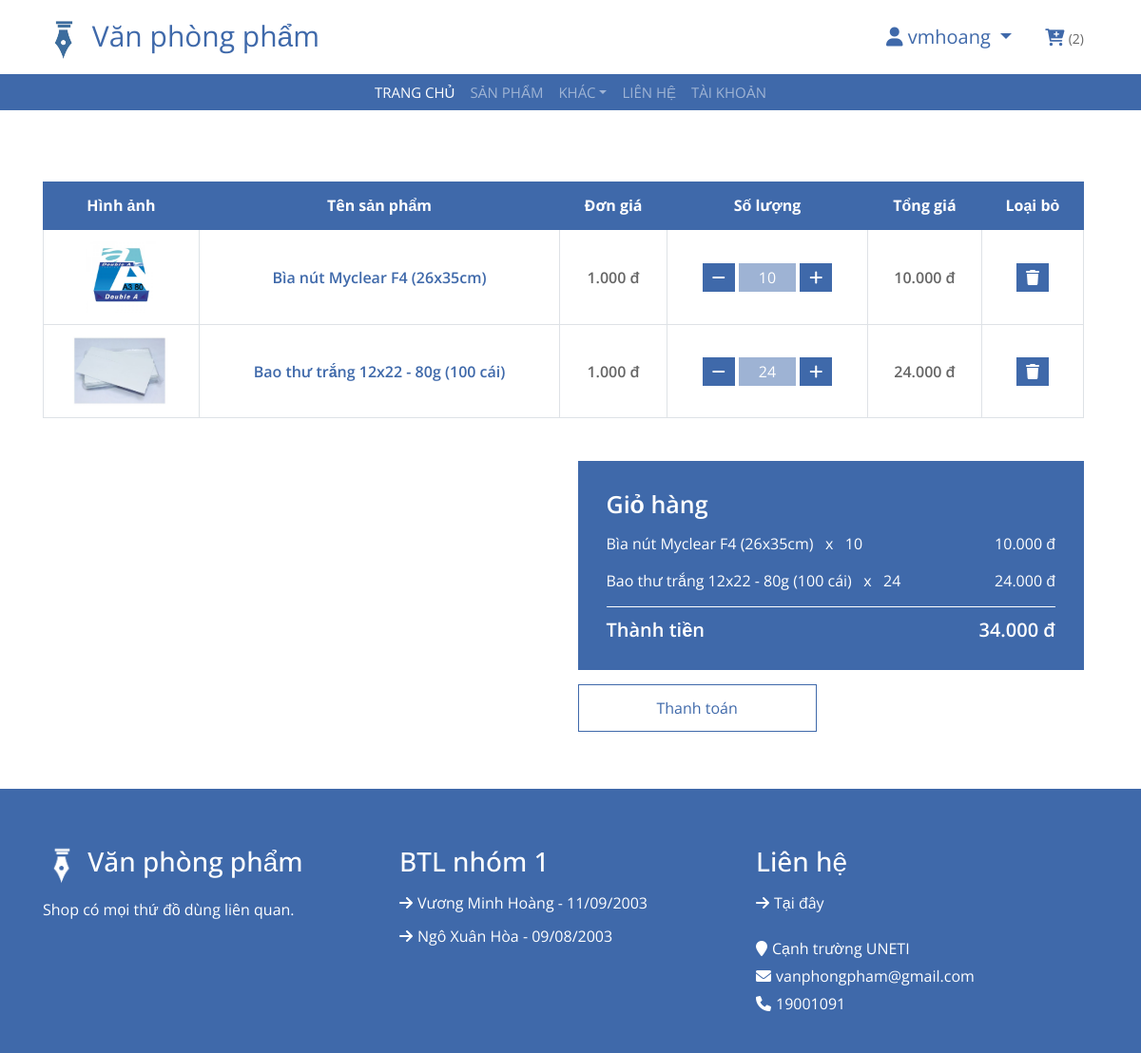
Page /gio-hang (signed in) on the committed database.
### tables this page shows
CREATE TABLE `cartitem` (
  `ID` int(11) NOT NULL,
  `CartId` int(11) NOT NULL,
  `ProductId` int(11) NOT NULL,
  `Quantity` int(11) NOT NULL,
  `Price` decimal(8,2) NOT NULL
);

CREATE TABLE `product` (
  `ID` int(11) NOT NULL,
  `CategoryId` int(11) NOT NULL,
  `ProductName` varchar(255) NOT NULL,
  `UnitPrice` decimal(8,2) NOT NULL,
  `PriceSale` decimal(8,2) NOT NULL,
  `Description` text DEFAULT NULL,
  `ImageURL` varchar(255) NOT NULL,
  `StockQuantity` int(10) NOT NULL,
  `IsAvailable` tinyint(1) NOT NULL DEFAULT 1,
  `IsHot` tinyint(1) NOT NULL DEFAULT 0,
  `Created_at` datetime NOT NULL,
  `Updated_at` datetime NOT NULL
);

### core/View.php (called while the page is built, shortened)
<?php
class View
{
    public function render($view, $data = [], $layout = 'layouts/main')
    {
        if (file_exists(_DIR_ROOT . "/app/views/" . $view . ".php")) {
            require _DIR_ROOT . "/app/views/" . $view . ".php";
        } else {
            die("View không tồn tại: " . $view);
        }
    }
}

### core/Controller.php (called while the page is built, shortened)
<?php
class Controller
{
    protected $view;
    public function __construct()
    {
        $this->view = new View();
    }
    public function view($view, $data = [], $layout = 'layouts/main')
    {
        $this->view->render($view, $data, $layout);
    }
}

### app/controllers/CartController.php (called while the page is built, shortened)
<?php
class CartController extends Controller
{
    public function index()
    {
        $params = [];
        $params['breadcrumbs'] = $this->handelBreadCrumd();
        $userid =  $_SESSION['user']['ID'];
        $cartmodel = $this->model("Cart");
        $params['totalcartitem'] = $cartmodel->CountCartItem($userid)[0]['totalcartitem'];
        $params = array_merge($params, $cartmodel->GetArrDataCartItemsByUser($userid));
        $this->view('carts/index', $params, "layouts/_user");
    }
}

### index.php (called while the page is built, shortened)
<?php
$app = new App();

### app/models/Cart.php (called while the page is built, shortened)
<?php
class Cart extends Model
{
    public function GetCartItemByUser($customerid)
    {
        $query = "SELECT ci.ID , ci.Quantity, ci.Price, p.ProductName, p.ImageURL, ci.ProductId
                    FROM Cart c
                    JOIN CartItem ci ON c.ID = ci.CartId
                    JOIN Product p ON ci.ProductId = p.ID
                    WHERE c.CustomerId = $customerid";
        return $this->select($query);
    }
    public function GetArrDataCartItemsByUser($customerid)
    {
        $cartitems = $this->GetCartItemByUser($customerid);
        $totalAmount = array_reduce($cartitems, function ($carry, $item) {
            return $carry + ($item['Quantity'] * $item['Price']);
        }, 0);
        return [
            'cartitems' => $cartitems,
            'totalAmount' => $totalAmount
        ];
    }
}

### core/Model.php (called while the page is built, shortened)
<?php
require './core/Database.php';
class Model
{
    protected $db;
    public function __construct()
    {
        $this->db = new Database();
    }
    public function select($query)
    {
        return $this->db->select($query);
    }
}

### core/Database.php (called while the page is built, shortened)
<?php
class Database
{
    private $connection;
    private function connect($host, $username, $password, $database, $port)
    {
        $this->connection = new mysqli($host, $username, $password, $database, $port);
    }
    public function select($query)
    {
        $result = $this->connection->query($query);
        $data = [];
        while ($row = $result->fetch_assoc()) {
            $data[] = $row;
        }
        return $data;
    }
}

### app/views/carts/index.php (the view)
<div class="cart-page" id='cart-page'>
	<div class="container" id="card-container">
		<div class="row">
			<div class="col-md-12">
				<div class="table-responsive">
					<table class="table table-bordered">
						<thead class="thead-dark">
							<tr>
								<th>Hình ảnh</th>
								<th>Tên sản phẩm</th>
								<th>Đơn giá</th>
								<th>Số lượng</th>
								<th>Tổng giá</th>
								<th>Loại bỏ</th>
							</tr>
						</thead>
						<tbody class="align-middle">
							<?php if (!empty($cartitems)) {
								foreach ($cartitems as $item) { ?>
									<tr>
										<td><a href="#"><img src="<?php echo _WEB_ROOT . $item['ImageURL'] ?>" alt="Image"></a></td>
										<td><a href="#"><?php echo $item['ProductName'] ?></a></td>
										<td><?php echo number_format($item['Price'], 0, ',', '.') . ' đ' ?></td>
										<td>
											<div class="qty">
												<button class='btn-change-qty btn-decrease' data-item-id="<?php echo $item['ID']; ?>"><i class="fa fa-minus"></i></button>
												<input type="text" name="quantity" data-item-id="<?php echo $item['ID']; ?>" value="<?php echo $item['Quantity'] ?>">
												<button class='btn-change-qty btn-increase' data-item-id="<?php echo $item['ID']; ?>"><i class="fa fa-plus"></i></button>
											</div>
										</td>
										<td class="colum_totalPrice"><?php echo number_format($item['Price'] * $item['Quantity'], 0, ',', '.') . ' đ' ?></td>
										<td><button data-item-id="<?php echo $item['ID']; ?>" class="btn-delete_cart-item"><i class="fa fa-trash"></i></button></td>
									</tr>
							<?php
								}
							}
							?>
						</tbody>
					</table>
				</div>
			</div>
		</div>
		<div class="row">
			<div class="col-md-6"></div>
			<div class="col-md-6">
				<div class="cart-summary">
					<div class="cart-content cart_content--ft">
						<h3>Giỏ hàng</h3>
						<div class="items">
							<?php if (!empty($cartitems)) {
								foreach ($cartitems as $item) { ?>
									<p><?php echo $item['ProductName'] . ' &nbsp; x &nbsp; ' . $item['Quantity'] ?><span><?php echo number_format($item['Price'] * $item['Quantity'], 0, ',', '.') . ' đ'  ?></span></p>
							<?php
								}
							}
							?>
						</div>
						<h4>Thành tiền <span class="totalAmount"><?php echo number_format($totalAmount, 0, ',', '.') . ' đ' ?></span></h4>
					</div>
					<div class="cart-btn">
						<button class="btn_to_checkout"><a href="<?php echo _WEB_ROOT ?>/thanh-toan">Thanh toán</a></button>
					</div>
				</div>
			</div>
		</div>
	</div>
</div>

### public/css/style.css (style rules this page uses)
body { color: #666666; font-family: "Open Sans", sans-serif; font-weight: 400; background: #ffffff; }
a { color: #3f69aa; transition: 0.5s; }
p { padding: 0; margin: 0 0 15px 0; }
h1, h2, h3, h4, h5, h6 { color: #666666; margin: 0 0 15px 0; padding: 0; }
.cart-page { position: relative; padding: 60px 0; }
.cart-page .table { width: 100%; text-align: center; margin-bottom: 45px; }
.cart-page .table .thead-dark th { text-align: center; background: #3f69aa; border-color: #3f69aa; vertical-align: middle; }
.cart-page .table td { color: #666666; font-size: 16px; font-weight: 600; vertical-align: middle; }
.cart-page .table img { max-width: 100px; max-height: 100px; }
.cart-page .table .qty { display: inline-block; }
.cart-page .table button { height: 30px; padding: 2px 10px; text-align: center; color: #ffffff; background: #3f69aa; border: none; }
.cart-page .table input { width: 60px; height: 30px; color: #ffffff; text-align: center; background: rgba(63, 105, 170, 0.5); border: none; }
.cart-page .cart-summary { position: relative; width: 100%; }
.cart-page .cart-summary .cart-content { padding: 30px; background: #3f69aa; }
.cart-page .cart-summary .cart-content h3 { color: #ffffff; font-size: 25px; font-weight: 600; }
.cart-page .cart-summary .cart-content p { color: #ffffff; font-size: 16px; font-weight: 400; }
.cart-page .cart-summary .cart-content p span, .cart-page .cart-summary .cart-content h4 span { float: right; }
.cart-page .cart-summary .cart-content h4 { color: #ffffff; font-size: 20px; font-weight: 600; padding-top: 12px; border-top: 1px solid #ffffff; margin: 0; }
.cart-page .cart-summary .cart-btn button { margin-top: 15px; width: calc(50% - 15px); height: 50px; padding: 2px 10px; text-align: center; color: #ffffff; background: #3f69aa; border: none; }
.cart-page .cart-summary .cart-btn button:first-child { margin-right: 25px; color: #3f69aa; background: #ffffff; border: 1px solid #3f69aa; }
.row { margin-right: 0; }

### rows in the picture
cartitem: ProductId.ImageURL (picture), ProductId.ProductName "Bìa nút Myclear F4 (26x35cm)", Price "1.000", quantity "10", $item['Price'] * $item['Quantity'] "10.000", Quantity "10"
cartitem: ProductId.ImageURL (picture), ProductId.ProductName "Bao thư trắng 12x22 - 80g (100 cái)", Price "1.000", quantity "24", $item['Price'] * $item['Quantity'] "24.000", Quantity "24"

### other values in the picture
$user['CustomerName'] "vmhoang"
$totalcartitem "2"
$totalAmount "34.000"
